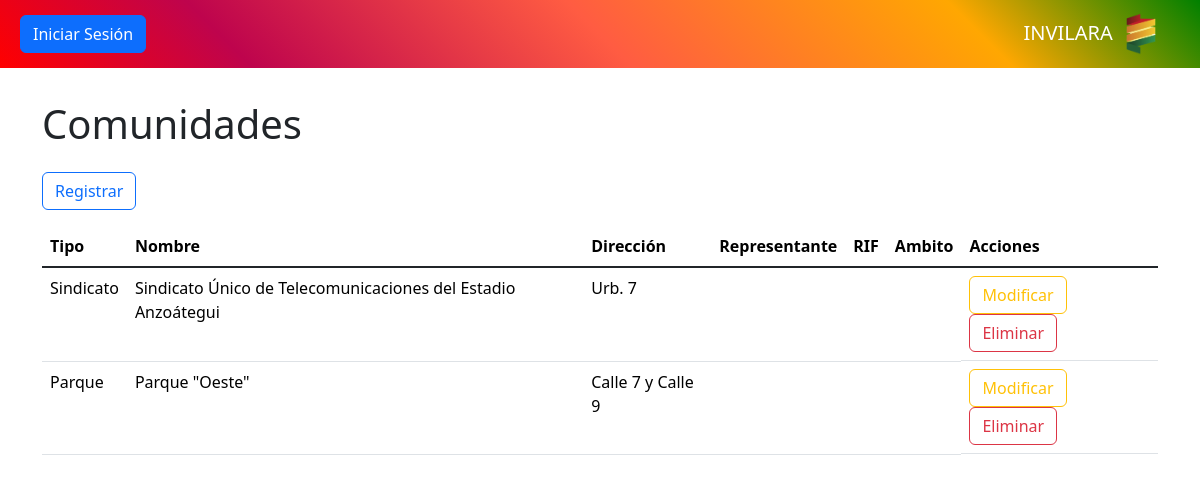
The app's page /controlador/comunidad.php, older data.
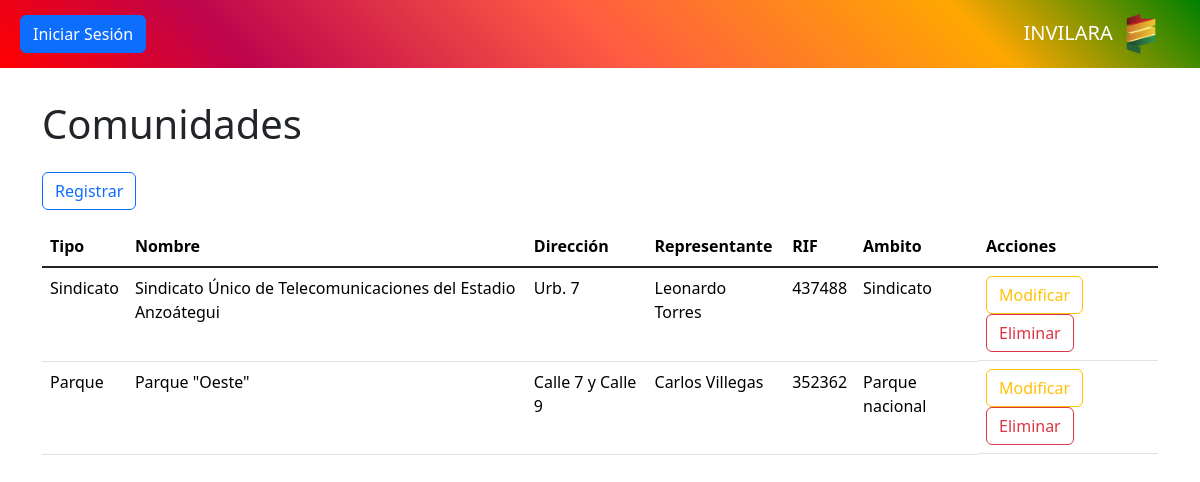
The same page, newer data.
### tables this page shows
CREATE TABLE `comunidad` (
  `id` int NOT NULL AUTO_INCREMENT,
  `tipo` varchar(30) DEFAULT NULL,
  `nombre` varchar(200) DEFAULT NULL,
  `direccion` varchar(200) DEFAULT NULL,
  `representante` varchar(100) DEFAULT NULL,
  `rif` int DEFAULT NULL,
  `ambito` varchar(100) DEFAULT NULL,
  PRIMARY KEY (`id`) USING BTREE
);

### controlador/comunidad.php (called while the page is built, shortened)
<?php
require_once "modelo/comunidad.php";
$modelo = new Comunidad();
$datos = $modelo->consultar();
require_once "vista/comunidad.php";
?>

### modelo/base_datos.php (called while the page is built)
<?php
class BaseDatos
{
    private $host = "localhost";
    private $dbname = "invilara";
    private $usuario = "root";
    private $contrasena = "";
    public function conexion()
    {
        $dsn = "mysql" . ":" . "host=" . $this->host . ";" . "dbname=" . $this->dbname . ";";
        $pdo = new PDO($dsn, $this->usuario, $this->contrasena);
        $pdo->setAttribute(PDO::ATTR_ERRMODE, PDO::ERRMODE_EXCEPTION);
        return $pdo;
    }
}
?>

### modelo/comunidad.php (called while the page is built, shortened)
<?php
require_once "modelo/base_datos.php";
class Comunidad extends BaseDatos
{
    private $tabla = "comunidad";
    public function consultar()
    {
        $stmt = $this->conexion()->query("SELECT * FROM {$this->tabla}");
        $result = $stmt->fetchAll(PDO::FETCH_ASSOC);
        return $result;
    }
}

### vista/comunidad.php (the view, shortened to what this page needs)
<?php require_once "vista/componentes/encabezado.php"; ?>
<?php require_once "vista/componentes/barra.php"; ?>
<main class="container" id="crud">
    <h1>Comunidades</h1>
    <button class="btn btn-outline-primary my-3" value="insertar">Registrar</button>
    <div class="table-responsive">
        <table class="table table-hover">
            <thead>
                <tr>
                    <th>Tipo</th>
                    <th>Nombre</th>
                    <th>Dirección</th>
                    <th>Representante</th>
                    <th>RIF</th>
                    <th>Ambito</th>
                    <th>Acciones</th>
                </tr>
            </thead>
            <tbody class="table-group-divider">
                <?php foreach ($datos as $d): ?>
                    <tr>
                        <td><?php echo $d["tipo"] ?></td>
                        <td><?php echo $d["nombre"] ?></td>
                        <td><?php echo $d["direccion"] ?></td>
                        <td><?php echo $d["representante"] ?></td>
                        <td><?php echo $d["rif"] ?></td>
                        <td><?php echo $d["ambito"] ?></td>
                        <td class="d-grid d-md-block gap-2">
                            <button class="btn btn-outline-warning" value="modificar">Modificar</button>
                            <button class="btn btn-outline-danger" value="eliminar" data-bs-toggle="modal"
                                data-bs-target="#modal-eliminacion">Eliminar</button>
                        </td>
                    </tr>
                <?php endforeach ?>
            </tbody>
        </table>
    </div>
</main>

Row changes from the older to the newer data that the page shows:
changed comunidad "Sindicato": representante (not shown) → "Leonardo Torres"; rif (not shown) → "437488"; ambito (not shown) → "Sindicato"
changed comunidad "Parque": representante (not shown) → "Carlos Villegas"; rif (not shown) → "352362"; ambito (not shown) → "Parque nacional"
